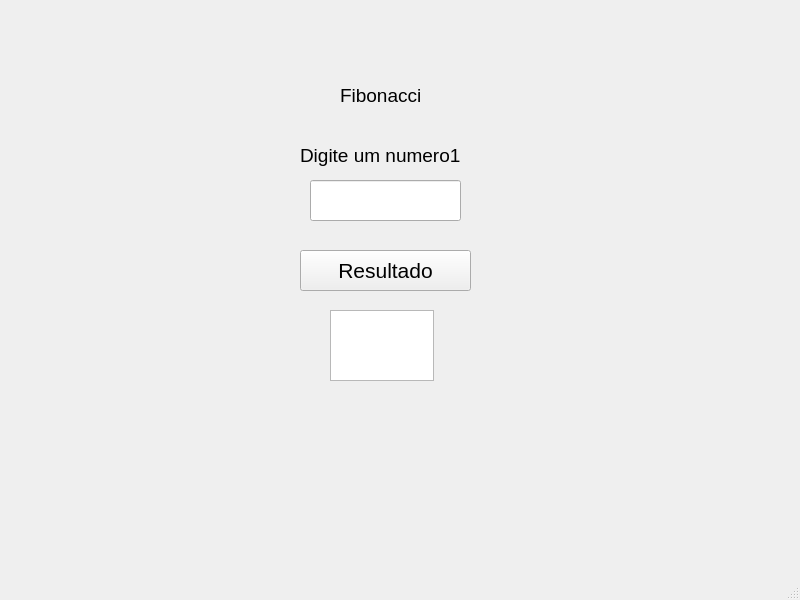
<?xml version="1.0" encoding="UTF-8"?>
<ui version="4.0">
 <class>MainWindow</class>
 <widget class="QMainWindow" name="MainWindow">
  <property name="geometry">
   <rect>
    <x>0</x>
    <y>0</y>
    <width>800</width>
    <height>600</height>
   </rect>
  </property>
  <property name="windowTitle">
   <string>MainWindow</string>
  </property>
  <widget class="QWidget" name="centralwidget">
   <widget class="QLabel" name="label">
    <property name="geometry">
     <rect>
      <x>300</x>
      <y>140</y>
      <width>181</width>
      <height>31</height>
     </rect>
    </property>
    <property name="font">
     <font>
      <pointsize>14</pointsize>
     </font>
    </property>
    <property name="text">
     <string>Digite um numero1</string>
    </property>
   </widget>
   <widget class="QLineEdit" name="lineEditnum1">
    <property name="geometry">
     <rect>
      <x>310</x>
      <y>180</y>
      <width>151</width>
      <height>41</height>
     </rect>
    </property>
   </widget>
   <widget class="QPushButton" name="pushButton">
    <property name="geometry">
     <rect>
      <x>300</x>
      <y>250</y>
      <width>171</width>
      <height>41</height>
     </rect>
    </property>
    <property name="font">
     <font>
      <pointsize>16</pointsize>
     </font>
    </property>
    <property name="text">
     <string>Resultado</string>
    </property>
   </widget>
   <widget class="QTextEdit" name="textEdit">
    <property name="geometry">
     <rect>
      <x>330</x>
      <y>310</y>
      <width>104</width>
      <height>71</height>
     </rect>
    </property>
   </widget>
   <widget class="QLabel" name="label_2">
    <property name="geometry">
     <rect>
      <x>340</x>
      <y>80</y>
      <width>181</width>
      <height>31</height>
     </rect>
    </property>
    <property name="font">
     <font>
      <pointsize>14</pointsize>
     </font>
    </property>
    <property name="text">
     <string>Fibonacci</string>
    </property>
   </widget>
  </widget>
  <widget class="QMenuBar" name="menubar">
   <property name="geometry">
    <rect>
     <x>0</x>
     <y>0</y>
     <width>800</width>
     <height>21</height>
    </rect>
   </property>
  </widget>
  <widget class="QStatusBar" name="statusbar"/>
 </widget>
 <resources/>
 <connections/>
</ui>
